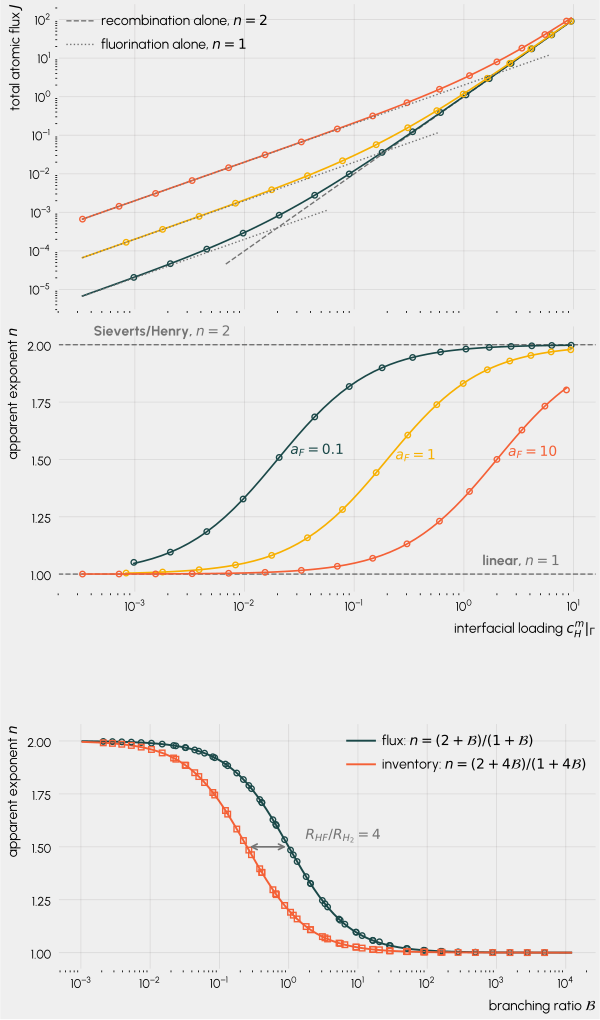

Recreate this plot in Python.
"""Verification of Model 3 on the two-slab problem: the apparent interfacial
exponent against the branching ratio.

Backs Eq. (n_of_B) and the right-hand axis of the (Da, B) regime map. Two
channels share one interface, recombination into H2 (quadratic in the metal-side
loading) and fluorination into HF (linear), so the total atomic flux leaving the
metal is neither a square law nor a linear one. Sweeping the upstream loading
moves the branching ratio B of Eq. (branching) across unity, and the exponent
measured from the flux should follow

    n = dln J / dln c_m|G = (2 + B) / (1 + B) .

Nothing about that is imposed on the solver: the two channels are declared as
two InterfaceReaction objects sharing an interface id, their residual
contributions add, and n is measured afterwards from the computed fluxes the way
a permeation experiment would measure it. Produces:

  - verification_model3_exponent.csv : the raw table
  - verification_model3_exponent.pdf : the figure

Three quantities are measured at each loading:

  err_analytical : relative difference between the FESTIM interfacial
                   concentrations and the closed form of
                   analytical_solution_model3.py. A code-verification number;
                   the steady profiles are piecewise linear and so nodally exact
                   on P1, which leaves the two interface terms alone under test.
  n_flux         : logarithmic slope of the total atomic flux against the
                   interfacial loading, by centred differences along the sweep.
                   Compared with (2 + B)/(1 + B) evaluated from the computed
                   channel rates. The residual difference is finite-difference
                   truncation, second order in the sweep spacing.
  n_conc         : the same slope read off the salt-side interfacial inventory
                   2 c_H2|G + c_HF|G instead of the flux. Compared with
                   (2 + B r)/(1 + B r) with r = R_HF/R_H2, which is why the two
                   carriers are given deliberately different diffusivities here.

The salt side is swept, c_H2 = c_HF = 0 on the outer liquid face, which is the
regime the appendix derivation assumes. The reverse terms are active throughout
and are what makes this a check rather than a tautology: they renormalise the
forward constants without moving the exponent.
"""

import matplotlib

matplotlib.use("Agg")

import matplotlib.pyplot as plt
import morethemes as mt
import numpy as np

import festim as F

from analytical_solution_model3 import apparent_exponent, branching, solution

# geometry and metal transport as in the Model 1 and Model 2 tests, so the three
# sweeps are read on the same problem and only the interface changes
D_m = 0.5  # metal, atomic H
D_H2 = 1.0  # liquid, molecular carrier
D_HF = 0.25  # liquid, fluoride carrier; deliberately different, see n_conc
x_interface = 0.5

L_m = x_interface
L_s = 1.0 - x_interface

# swept salt: both carriers held at zero on the outer liquid face
c_L2 = 0.0
c_LF = 0.0

# recombination channel, with K = kr_plus/kr_minus = K_H/K_S**2 as in the
# Model 2 test (Eq. detailed_balance_2)
kr_plus = 1.0
kr_minus = 2.0

# fluorination channel. a_F is the sweep variable: it is an operating condition
# set by the salt redox state, not a material constant, and the implementation
# has no activity prefactor so it is folded into the forward constant by hand
kf_plus = 1.0
kf_minus = 2.0
ALL_A_F = (0.1, 1.0, 10.0)

# ratio of the two downstream resistances, which separates the flux readout from
# the concentration readout
R_RATIO = (L_s / D_HF) / (L_s / D_H2)

# renormalised forward constants of App. (analytical): with both carriers held at
# zero downstream, each channel rate is an explicit function of the metal-side
# trace alone, w_rec = A_REC c**2 and w_F = b_fluo(a_F) c. The recombination one
# carries no a_F, so the quadratic branch is common to the three sweeps
A_REC = kr_plus / (1 + kr_minus * L_s / D_H2)


def b_fluo(a_F):
    """Renormalised forward constant of the fluorination channel."""
    return kf_plus * a_F / (1 + kf_minus * L_s / D_HF)


COLUMNS = (
    "a_F,c_0,c_m,c_H2,c_HF,w_rec,w_F,J,B,"
    "n_flux,n_flux_pred,n_conc,n_conc_pred,err_analytical"
)


def run_model(c_0, a_F):
    """Steady two-slab problem with two channels on one interface.

    `reactants=[H] * 2` puts the square on the recombination rate and the
    stoichiometric factor two on the metal-side flux, Eq. (bc_metal). The two
    InterfaceReaction objects carry the same id, so their contributions add on
    the same facets; that is all Model 3 requires.
    """
    my_model = F.HydrogenTransportProblemDiscontinuous()

    metal = F.VolumeSubdomain1D(
        id=1, material=F.Material(D_0=D_m, E_D=0), borders=[0, x_interface]
    )
    # the two carriers move at different rates in the liquid, so the liquid
    # material carries a per-species diffusivity rather than a single one
    liquid = F.VolumeSubdomain1D(
        id=2,
        material=F.Material(D_0={"H2": D_H2, "HF": D_HF}, E_D={"H2": 0.0, "HF": 0.0}),
        borders=[x_interface, 1],
    )
    left = F.SurfaceSubdomain(id=3, locator=lambda x: np.isclose(x[0], 0))
    right = F.SurfaceSubdomain(id=4, locator=lambda x: np.isclose(x[0], 1))

    my_model.subdomains = [metal, liquid, left, right]
    my_model.mesh = F.Mesh1D(vertices=np.linspace(0, 1, 101))

    H = F.Species("H", subdomains=[metal])
    H2 = F.Species("H2", subdomains=[liquid])
    HF = F.Species("HF", subdomains=[liquid])
    my_model.species = [H, H2, HF]

    my_model.interfaces = [
        F.InterfaceReaction(  # R: 2 H(m) <-> H2(s)
            id=1,
            subdomains=[metal, liquid],
            k_plus=kr_plus,
            k_minus=kr_minus,
            reactants=[H] * 2,
            products=[H2],
        ),
        F.InterfaceReaction(  # F: H(m) <-> HF(s), a_F folded into k_plus
            id=1,
            subdomains=[metal, liquid],
            k_plus=kf_plus * a_F,
            k_minus=kf_minus,
            reactants=[H],
            products=[HF],
        ),
    ]

    my_model.boundary_conditions = [
        F.FixedConcentrationBC(species=H, subdomain=left, value=c_0),
        F.FixedConcentrationBC(species=H2, subdomain=right, value=c_L2),
        F.FixedConcentrationBC(species=HF, subdomain=right, value=c_LF),
    ]

    my_model.temperature = 300
    my_model.settings = F.Settings(
        atol=1e-14, rtol=1e-14, transient=False, max_iterations=100
    )
    my_model.exports = [
        F.Profile1DExport(field=H, subdomain=metal),
        F.Profile1DExport(field=H2, subdomain=liquid),
        F.Profile1DExport(field=HF, subdomain=liquid),
    ]

    my_model.initialise()
    my_model.run()
    return my_model


def sweep(all_c_0, a_F):
    """Solve at each upstream loading and compare with the closed form. Returns
    one row per loading, with the columns of COLUMNS."""
    c_m, c_H2, c_HF, err = [], [], [], []

    for c_0 in all_c_0:
        model = run_model(c_0, a_F)

        num = (
            model.exports[0].data[-1][-1],
            model.exports[1].data[-1][0],
            model.exports[2].data[-1][0],
        )
        ana = solution(
            c_0=c_0,
            c_L2=c_L2,
            c_LF=c_LF,
            D_m=D_m,
            D_H2=D_H2,
            D_HF=D_HF,
            L_m=L_m,
            L_s=L_s,
            kr_plus=kr_plus,
            kr_minus=kr_minus,
            kf_plus=kf_plus,
            kf_minus=kf_minus,
            a_F=a_F,
        )[:3]

        c_m.append(num[0])
        c_H2.append(num[1])
        c_HF.append(num[2])
        err.append(max(abs(n / a - 1.0) for n, a in zip(num, ana)))

        print(
            f"a_F={a_F:5.2f}  c_0={c_0:9.3e}  c_m={num[0]:12.6e}  "
            f"c_H2={num[1]:12.6e}  c_HF={num[2]:12.6e}  err_ana={err[-1]:.3e}"
        )

    c_m = np.array(c_m)
    c_H2 = np.array(c_H2)
    c_HF = np.array(c_HF)

    # channel rates from the computed traces, i.e. from the same mass-action
    # expressions the solver assembled
    w_rec = kr_plus * c_m**2 - kr_minus * c_H2
    w_F = kf_plus * a_F * c_m - kf_minus * c_HF

    J = 2 * w_rec + w_F  # total atomic flux, Eq. (model3_total_flux)
    S = 2 * c_H2 + c_HF  # salt-side interfacial inventory
    B = branching(w_rec, w_F)

    # measured exponents: centred logarithmic slopes along the sweep
    log_c = np.log(c_m)
    n_flux = np.gradient(np.log(J), log_c)
    n_conc = np.gradient(np.log(S), log_c)

    return np.column_stack(
        [
            np.full_like(c_m, a_F),
            all_c_0,
            c_m,
            c_H2,
            c_HF,
            w_rec,
            w_F,
            J,
            B,
            n_flux,
            apparent_exponent(B),
            n_conc,
            apparent_exponent(B * R_RATIO),
            np.array(err),
        ]
    )


def plot(rows, filename):
    """Three panels. (a) the total atomic flux against the interfacial loading,
    which is what the exponent below is the slope of: each sweep starts on its
    own linear branch and ends on the quadratic branch the three share.
    (b) the exponent against the interfacial loading, one sweep per redox state,
    which is the shape a pressure sweep would report: lines are Eq. (n_of_B),
    markers the slopes measured from the FESTIM fluxes. It shares its x axis with
    (a), so the bend in a flux curve sits above the rise of its exponent.
    (c) the two readouts against the branching ratio itself. Both follow
    Eq. (n_of_B), the flux one in B and the inventory one in B R_HF/R_H2, so the
    curves are the same shape a constant factor apart on the log axis."""
    mt.set_theme("urban")
    plt.rcParams["axes.prop_cycle"] = plt.cycler(
        color=["#1a4848", "#f7b000", "#f46036", "#c9f2c7", "#aceca1"]
    )
    plt.rcParams["axes.spines.top"] = False
    plt.rcParams["axes.spines.right"] = False

    guide = "0.45"  # neutral grey; C3/C4 of the palette are pale accents and
    # disappear against the background when used for a line
    ticks = [1.0, 1.25, 1.5, 1.75, 2.0]

    # (a) and (b) share the loading axis and are stacked tight against each
    # other; (c) is read against a different abscissa, so it goes in its own
    # subfigure with a gap wide enough that the two axes are not taken for one
    fig = plt.figure(figsize=(6, 10.2), layout="constrained")
    sub_load, sub_branching = fig.subfigures(2, 1, height_ratios=[2.15, 1], hspace=0.15)
    ax_flux, ax_load = sub_load.subplots(2, 1, sharex=True, height_ratios=[1.15, 1])
    ax_branching = sub_branching.subplots()

    # (a) the flux itself. The exponent of the panel below is the local slope of
    # these curves, so the two horizontal guides there are the two straight lines
    # here: the quadratic branch 2 w_rec, common to the three sweeps because a_F
    # does not enter the recombination channel, and a linear branch b_fluo(a_F) c
    # per sweep
    c_grid = np.logspace(np.log10(rows[:, 2].min()), np.log10(rows[:, 2].max()), 400)

    # the crossover of each sweep, where its two channels carry equal atomic flux
    c_cross = {a_F: b_fluo(a_F) / (2 * A_REC) for a_F in ALL_A_F}

    # drawn from a third of the earliest crossover upwards; below that it is far
    # under every sweep and only stretches the axis
    c_quad = c_grid[c_grid > min(c_cross.values()) / 3]
    ax_flux.loglog(
        c_quad,
        2 * A_REC * c_quad**2,
        color=guide,
        linestyle="--",
        linewidth=1,
        label="recombination alone, $n = 2$",
    )

    for i, a_F in enumerate(ALL_A_F):
        sel = rows[:, 0] == a_F
        c_m, J = rows[sel, 2], rows[sel, 7]

        ax_flux.loglog(
            c_grid,
            2 * A_REC * c_grid**2 + b_fluo(a_F) * c_grid,
            color=f"C{i}",
            linewidth=1.2,
        )
        ax_flux.loglog(
            c_m[::4],
            J[::4],
            linestyle="none",
            marker="o",
            markersize=4,
            markerfacecolor="none",
            color=f"C{i}",
        )
        # the linear branch each sweep leaves, stopped a little past its own
        # crossover so the three guides do not overrun the panel
        c_lin = c_grid[c_grid < 3 * c_cross[a_F]]
        ax_flux.loglog(
            c_lin,
            b_fluo(a_F) * c_lin,
            color=guide,
            linestyle=":",
            linewidth=1,
            label="fluorination alone, $n = 1$" if i == 0 else None,
        )

    ax_flux.set_ylabel(r"total atomic flux $J$")
    ax_flux.legend(
        loc="upper left", frameon=False, handletextpad=0.5, borderaxespad=0.2
    )

    # (b) exponent against loading, one sweep per redox state. The two exponents
    # LTE offers are the horizontal guides; every sweep spends most of its range
    # between them
    for level, label, x, ha in (
        (2.0, "Sieverts/Henry, $n = 2$", rows[:, 2].min(), "left"),
        (1.0, "linear, $n = 1$", rows[:, 2].max(), "right"),
    ):
        ax_load.axhline(y=level, color=guide, linestyle="--", linewidth=1)
        ax_load.annotate(
            label,
            xy=(x, level),
            xytext=(8 if ha == "left" else -8, 6),
            textcoords="offset points",
            ha=ha,
            color=guide,
            weight="bold",
        )

    for i, a_F in enumerate(ALL_A_F):
        sel = rows[:, 0] == a_F
        c_m, n_meas, n_pred = rows[sel, 2], rows[sel, 9], rows[sel, 10]

        ax_load.semilogx(c_m, n_pred, color=f"C{i}", linewidth=1.2)
        ax_load.semilogx(
            c_m[::4],
            n_meas[::4],
            linestyle="none",
            marker="o",
            markersize=4,
            markerfacecolor="none",
            color=f"C{i}",
        )

        # label each sweep where it crosses n = 3/2, which is where it is
        # steepest and furthest from its neighbours
        k = np.argmin(np.abs(n_pred - 1.5))
        ax_load.annotate(
            f"$a_F = {a_F:g}$",
            xy=(c_m[k], n_pred[k]),
            xytext=(8, 2),
            textcoords="offset points",
            color=f"C{i}",
            weight="bold",
        )

    ax_load.set_ylim(0.92, 2.08)
    ax_load.set_yticks(ticks)
    ax_load.set_xlabel(r"interfacial loading $c^m_H|_\Gamma$")
    ax_load.set_ylabel("apparent exponent $n$")

    # (b) both readouts against the branching ratio itself. Plotting the
    # inventory readout against B R_HF/R_H2 instead would collapse the two onto
    # one curve, which is prettier and reads as though the two measurements
    # agree; they agree on the law and not on the number, so they are kept apart
    b_grid = np.logspace(
        np.log10(rows[:, 8].min()) - 0.3, np.log10(rows[:, 8].max()) + 0.3, 400
    )
    ax_branching.semilogx(
        b_grid,
        apparent_exponent(b_grid),
        color="C0",
        linewidth=1.4,
        zorder=1,
        label=r"flux: $n = (2 + \mathcal{B})/(1 + \mathcal{B})$",
    )
    ax_branching.semilogx(
        b_grid,
        apparent_exponent(b_grid * R_RATIO),
        color="C2",
        linewidth=1.4,
        zorder=1,
        label=rf"inventory: $n = (2 + {R_RATIO:g}\mathcal{{B}})"
        rf"/(1 + {R_RATIO:g}\mathcal{{B}})$",
    )

    for column, marker in ((9, "o"), (11, "s")):
        ax_branching.semilogx(
            rows[::3, 8],
            rows[::3, column],
            linestyle="none",
            marker=marker,
            markersize=4,
            markerfacecolor="none",
            color="C0" if column == 9 else "C2",
            zorder=3,
        )

    # the two curves cross n = 3/2 a factor R_HF/R_H2 apart, which is the whole
    # difference between the two readouts
    ax_branching.annotate(
        "",
        xy=(1.0, 1.5),
        xytext=(1.0 / R_RATIO, 1.5),
        arrowprops=dict(arrowstyle="<->", color=guide, linewidth=1.2),
    )
    ax_branching.annotate(
        rf"$R_{{HF}}/R_{{H_2}} = {R_RATIO:g}$",
        xy=(1.0, 1.5),
        xytext=(12, 5),
        textcoords="offset points",
        ha="left",
        color=guide,
        weight="bold",
    )

    ax_branching.set_ylim(0.92, 2.08)
    ax_branching.set_yticks(ticks)
    ax_branching.set_xlabel(r"branching ratio $\mathcal{B}$")
    ax_branching.set_ylabel("apparent exponent $n$")
    ax_branching.legend(
        loc="upper right", frameon=False, handletextpad=0.5, borderaxespad=0.2
    )

    fig.savefig(filename)


if __name__ == "__main__":
    all_c_0 = np.logspace(-3, 2, 61)
    rows = np.vstack([sweep(all_c_0, a_F) for a_F in ALL_A_F])

    # the centred differences are second order in the sweep spacing, so the
    # endpoints (one-sided in np.gradient) are excluded from the comparison
    interior = np.ones(len(rows), dtype=bool)
    for a_F in ALL_A_F:
        idx = np.flatnonzero(rows[:, 0] == a_F)
        interior[idx[[0, -1]]] = False

    d_flux = np.abs(rows[interior, 9] - rows[interior, 10])
    d_conc = np.abs(rows[interior, 11] - rows[interior, 12])

    print(f"\nsweep spacing: dln c_0 = {np.log(all_c_0[1] / all_c_0[0]):.4f}")
    print(f"max |err_analytical|            : {rows[:, 13].max():.3e}")
    print(f"max |n_flux - (2+B)/(1+B)|      : {d_flux.max():.3e}")
    print(f"max |n_conc - (2+Br)/(1+Br)|    : {d_conc.max():.3e}  (r = {R_RATIO:g})")
    print(
        f"n_flux range                    : {rows[:, 9].min():.4f} to {rows[:, 9].max():.4f}"
    )
    print(
        f"B range                         : {rows[:, 8].min():.3e} to {rows[:, 8].max():.3e}"
    )

    # n = 3/2 at B = 1 is the midpoint of Eq. (n_of_B); report the closest point
    k = np.argmin(np.abs(np.log(rows[:, 8])))
    print(
        f"closest point to B = 1          : B = {rows[k, 8]:.4f}, n = {rows[k, 9]:.4f}"
    )

    np.savetxt(
        "verification_model3_exponent.csv",
        rows,
        delimiter=",",
        header=COLUMNS,
        comments="",
    )
    plot(rows, "verification_model3_exponent.pdf")
